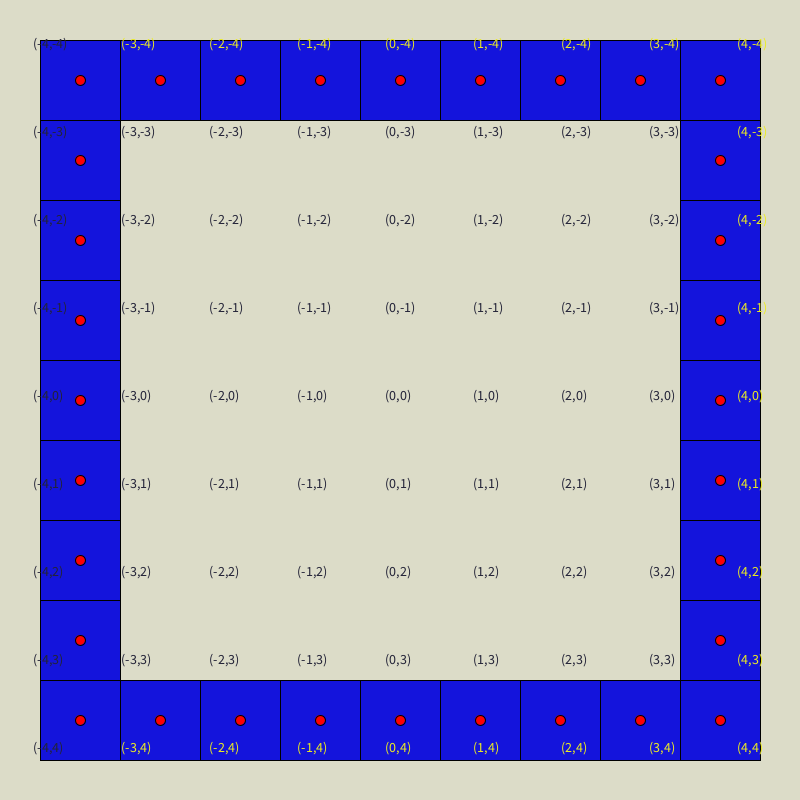
Frame 1 (no input)
Frame 60 (the mouse pressed at the canvas centre just before this capture): identical to frame 1, image omitted
Frame 120 (the mouse held since frame 60 and released just before this capture): identical to frame 1, image omitted

The Processing sketch that drew this single still picture (run headless with seeded random() and noise(); from frame 60 on, the mouse is pressed at the canvas centre):

// Processing sketch: cuadradosC_coordenadas
// ── cuadradosC_coordenadas.pde
int nivel = 4;
ArrayList<Cuadrado> miCuadrado = new ArrayList<Cuadrado>(); //mejor defino de esta manera
float tm = 80;
color miColor = color(20,20,220);
float centroX = 0;
float centroY = 0;
int contar = 0;

void setup() {
 size(800,800);
 textSize(14);
 centroX = width/2;
 centroY = height/2;
 // recorro desde -nivel hasta +nivel  
 // Ejemplo, si nivel =2. Recorro desde -2 a 2  [-2, -1, 0, 1, 2]
 for (int i=-nivel;i<=nivel;i++) {  
    for (int j=-nivel;j<=nivel;j++) {
      // if(abs(i)==nivel || abs(j)==nivel) { // Solo cuenta los que tienen una coordenada con nivel.
        println(i,j);        
        miCuadrado.add(new Cuadrado(centroX+i*tm,centroY+j*tm,tm,miColor,i,j));
        contar +=1;
      // } // fin del if     
 } } // fin de los for
 // miCuadrado = new Cuadrado(width/2,height/2,tm, miColor);
 println("cuantos: "+str(contar));
}

void draw() {
 background(220,220,200);
 // miCuadrado.mostrar();
 for (Cuadrado cada:miCuadrado) {
    if (abs(cada.i)==nivel || abs(cada.j)==nivel) {
       cada.mostrar();   
       cada.punto();
    }    
    cada.coordenada();
 }
}

// ── clase.pde
class Cuadrado {
 
  float x, y, tm,i,j;
  color c;
  
  Cuadrado(float x, float y, float tm, color c, float i, float j) {
    this.x = x;
    this.y = y;
    this.tm = tm;
    this.c = c;
    this.i = i;
    this.j=j;
  }
  
  void mostrar() {
    pushMatrix();
    translate(x,y);
    rectMode(CENTER); // centro del dibujo.
    fill(c);
    square(0,0,tm); // en el punto x,y 
    popMatrix();
  }
  
  void punto() {
    pushMatrix();
    translate(x,y);
    fill(255,0,0);
    ellipse(0,0,10,10);
    popMatrix();
  }
  
  void coordenada() {
    float xx,yy;
    pushMatrix();
    xx = ((x-centroX)/tm)*1.1*tm+centroX-15;
    yy = ((y-centroY)/tm)*1.1*tm+centroY;
    color cxy = get(int(xx),int(yy));
    cxy = color (255-red(cxy),255-green(cxy),255-blue(cxy));
    translate(xx,yy);
    fill(cxy);
    rectMode(CORNER);
    text("("+str(int((x-centroX)/tm))+","+str(int((y-centroY)/tm))+")",0,0);
    popMatrix();
  }
  
}
